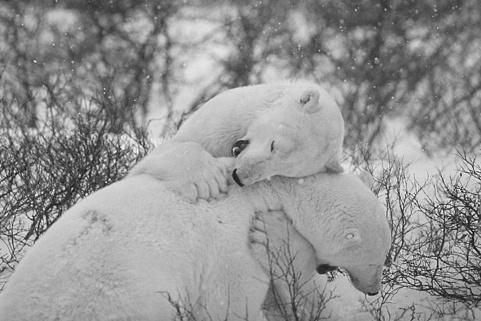
#> input picture 1. Spatial Filter/Q2.1.1.1_soln/bears.jpg, 481 x 321 px
$ python Q2.1.1.1_soln.py
#> lines starting #> are read from the running program, lines starting #| are printed output that depends on the picture
import sys
import numpy as np
import cv2
from scipy import misc
from scipy.ndimage import convolve
from scipy import signal


#2.1.1 #1

img = cv2.imread('bears.jpg',0)
#> img is the input picture: shape (321, 481); min 0, max 255, mean 147.8
h,w  = 3,3
filter = [[0 for x in range(h)] for y in range(w)]
filter[0][0] = -1.0
filter[0][1] = -1.0
filter[0][2] = -1.0
filter[1][0] = -1.0
filter[1][1] = 8
filter[1][2] = -1.0
filter[2][0] = -1.0
filter[2][1] = -1.0
filter[2][2] = -1.0

def spatial_filter(img,h):
    print(img)
#> (printed output is left out)
    img = img.astype(float)
    print(img)
#> (printed output is left out)
    img = signal.convolve2d(img,h, boundary = 'symm', mode ='same')
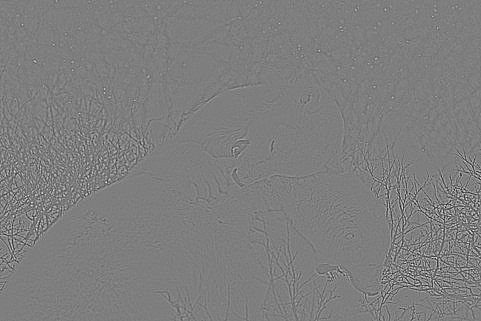
#> img: shape (321, 481) float64; min -1112, max 1127, mean 0; drawn with min black and max white

    return img;

spatial_filter = spatial_filter(img, filter)
cv2.imwrite('bears_new.jpg', spatial_filter)
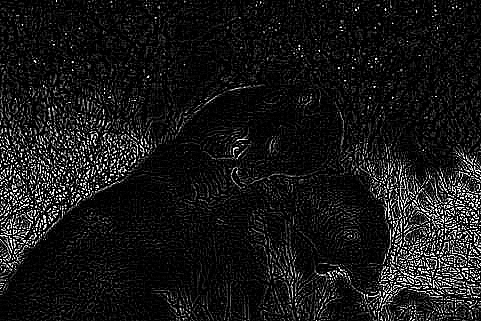
#> saved as bears_new.jpg: shape (321, 481); min 0, max 255, mean 23.7
